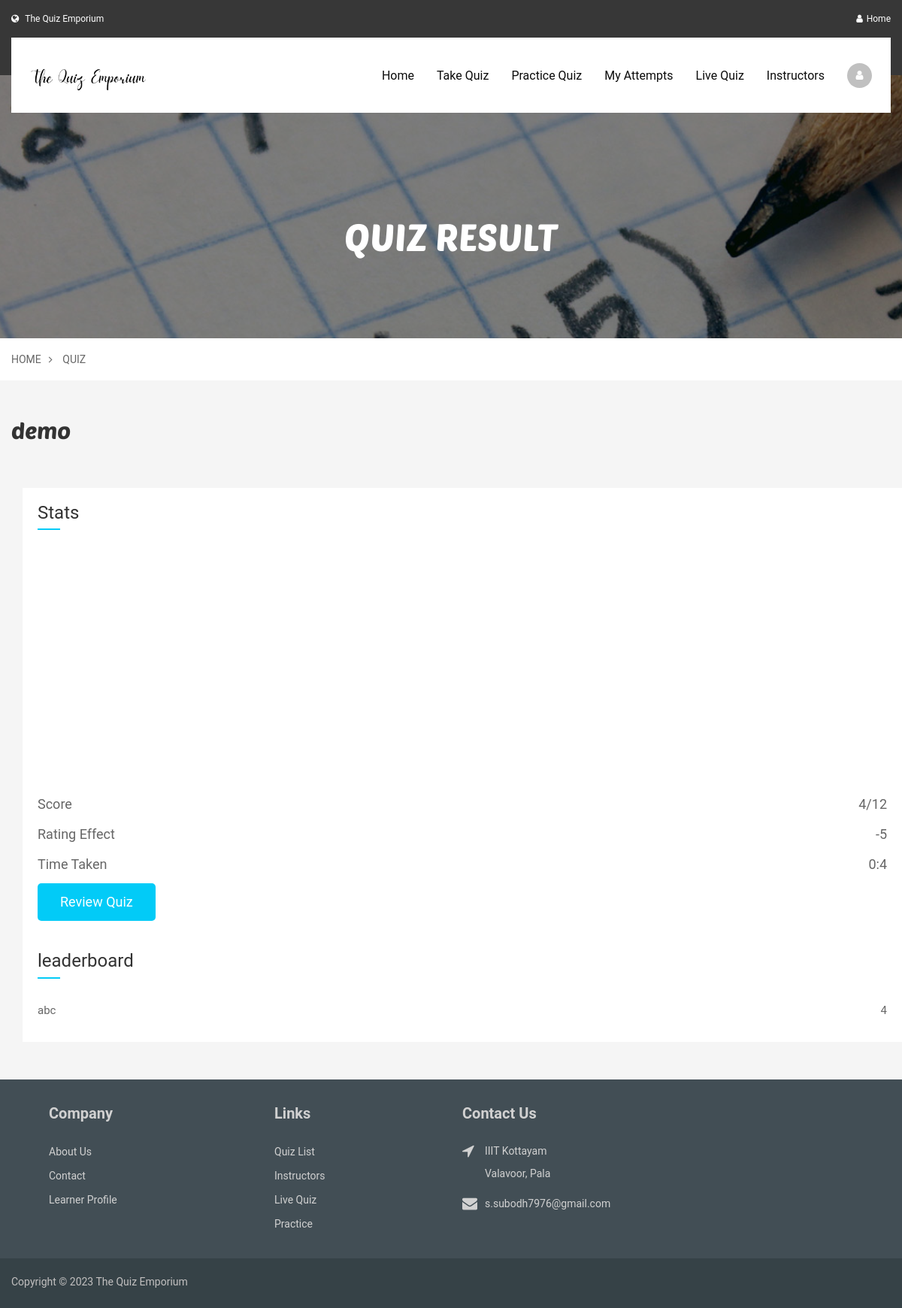
The app's page /learner/quiz-result?quiz_id=a0b050ad-2bca-4b00-bee6-fef99fe9ab13 (signed in) with its own data.
### instructor/models.py (models this page shows, shortened)
class QuizPost(models.Model):
    id = models.UUIDField(primary_key=True, default=uuid.uuid4)
    user = models.CharField(max_length=100)
    number = models.IntegerField()
    time_allot = models.IntegerField()
    tags = models.CharField(max_length=150)
    created_at = models.DateTimeField(default=datetime.now)
    title = models.TextField(max_length=100)
    total_marks = models.IntegerField(default=100)
    attempt_count = models.IntegerField(default=0)
    difficulty = models.TextField(default='easy')
    live = models.BooleanField(default=False)
    description = models.TextField(default=None)

### student/models.py (models this page shows, shortened)
class QuizRecord(models.Model):
    id_quiz = models.TextField(max_length=150)
    user = models.CharField(max_length=100)
    score = models.IntegerField()
    attempt_at = models.DateTimeField(default=timezone.now)
    rating_diff = models.IntegerField(default=None)
    correct = models.IntegerField(default=None)
    incorrect = models.IntegerField(default=None)
    total = models.IntegerField(default=None)
    time_taken = models.IntegerField(default=None)

### student/views.py (the view)
# urls.py: path('quiz-result', views.result_page, name='quiz-result'),
@user_passes_test(learner_check, login_url='/learner/signin')
def result_page(response):
    quiz_id = response.GET.get('quiz_id')
    user = response.user.username
    record_model = QuizRecord.objects.get(user=user, id_quiz=quiz_id)
    quiz_model = QuizPost.objects.get(id=quiz_id)
    time_taken = str(record_model.time_taken // 60) + ':' + str(record_model.time_taken % 60)
    lead_records = QuizRecord.objects.filter(id_quiz=quiz_id).order_by('-score')[:10]
    return render(response, 'learner/quiz-result.html', {'model': record_model, 'quiz': quiz_model,
                                                         'time_taken': time_taken, 'records': lead_records})

### student/views.py (called while the page is built)
def learner_check(user):
    if user.id:
        if LearnerProfile.objects.filter(user=user).exists():
            return True
        else:
            return False
    return False

### student/templates/learner/quiz-result.html (shortened to what this page needs)
{% extends 'learner/base.html' %}
{% load static %}
{% block content %}
<section class="banner inner-page">
        	<div class="banner-img"><img src="{% static 'images/banner/quiz.jpg' %}" alt=""></div>
            <div class="page-title">
	            <div class="container">
                    <h1>Quiz Result</h1>
                </div>
            </div>
        </section>
        <section class="breadcrumb white-bg">
        	<div class="container">
            	<ul>
                	<li><a href="/learner">Home</a></li>
                    <li><a href="/learner/all-quiz">Quiz</a></li>
                </ul>
            </div>
        </section>
        <section class="quiz-view">
        	<div class="container">
                <div class="quiz-title">
                    <h2>{{ quiz.title }}</h2>
                </div>
                <div class="row">
                    <div>
                    	<div class="quiz-result">
                        	<h3>Stats</h3>
                            <div class="result-info">
                                <div id="container" style="width: 100%; height: 40vh;"></div>
                            	<div class="info-slide">
                                	<p>Score<span>{{ model.score }}/{{ quiz.total_marks }}</span></p>
                                </div>
                                <div class="info-slide">
                                	<p>Rating Effect<span>{{ model.rating_diff }}</span></p>
                                </div>
                                <div class="info-slide">
                                	<p>Time Taken<span>{{ time_taken }}</span></p>
                                </div>
                                <div class="info-slide">
                                    <a href="/learner/quiz-review?quiz_id={{ quiz.id }}" class="btn">Review Quiz</a>
                                </div>
                            </div>
                            <div class="leaderboard">
                            	<h3>leaderboard</h3>
                                {% for record in records %}
                                    <div class="qustion-review">
                                        <p>{{ record.user }}<span>{{ record.score }}</span></p>
                                    </div>
                                {% endfor %}
                            </div>
                        </div>
                    </div>
                </div>
            </div>
        </section>
{% endblock %}

### records on screen
QuizPost: title "demo", total_marks "12"
QuizRecord: score "4", rating_diff "-5", user "abc"

### other values on screen
{{ time_taken }} "0:4"
